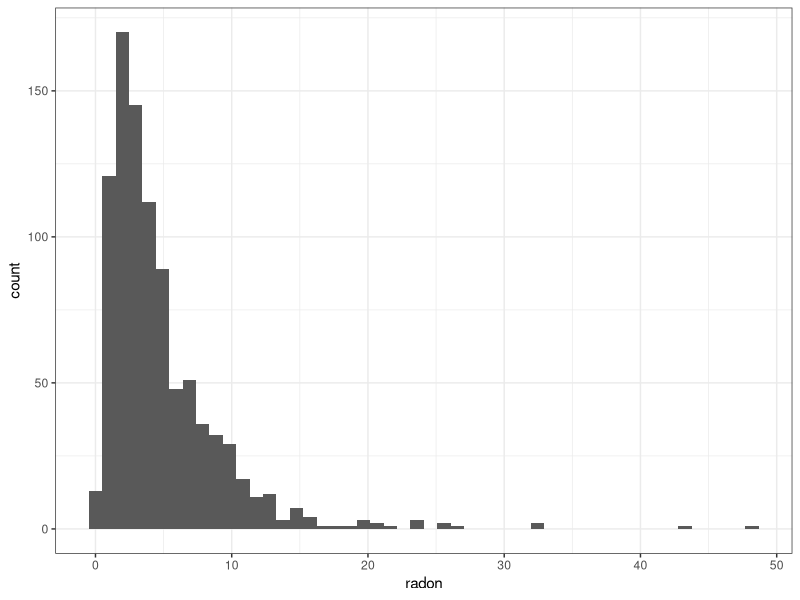
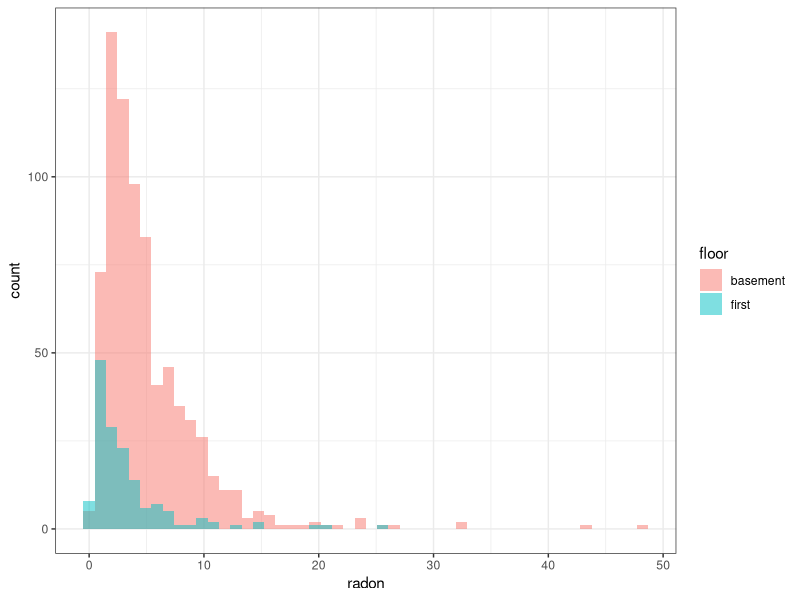
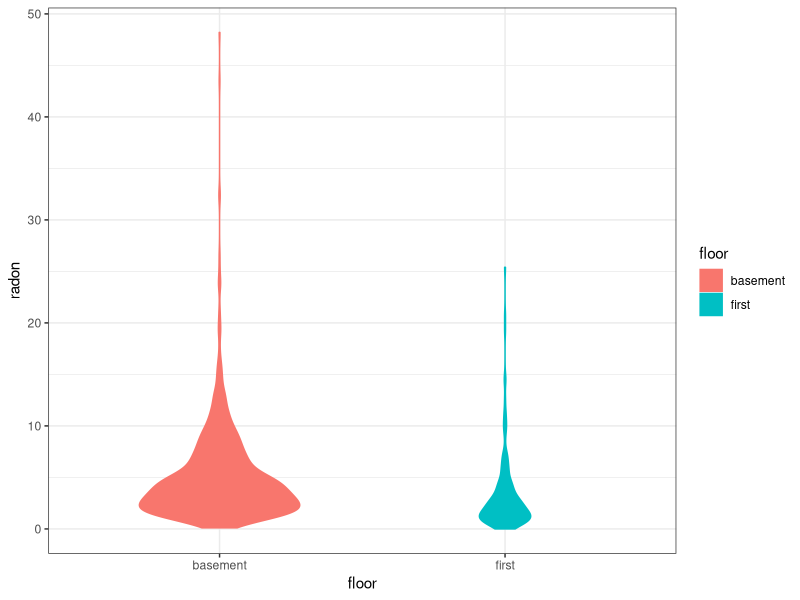
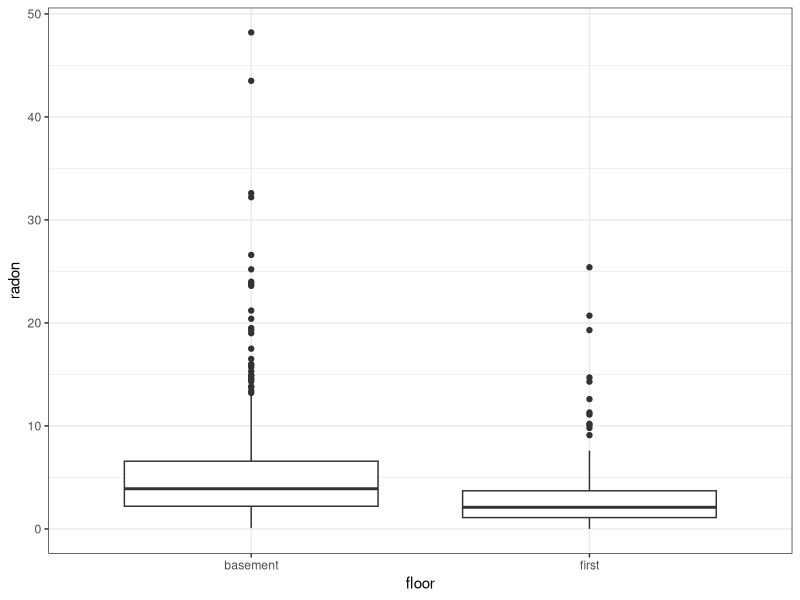
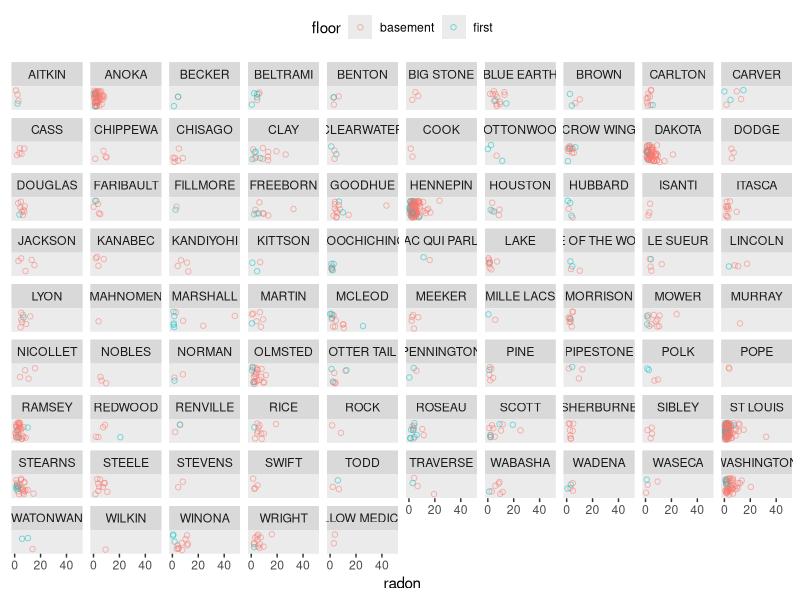
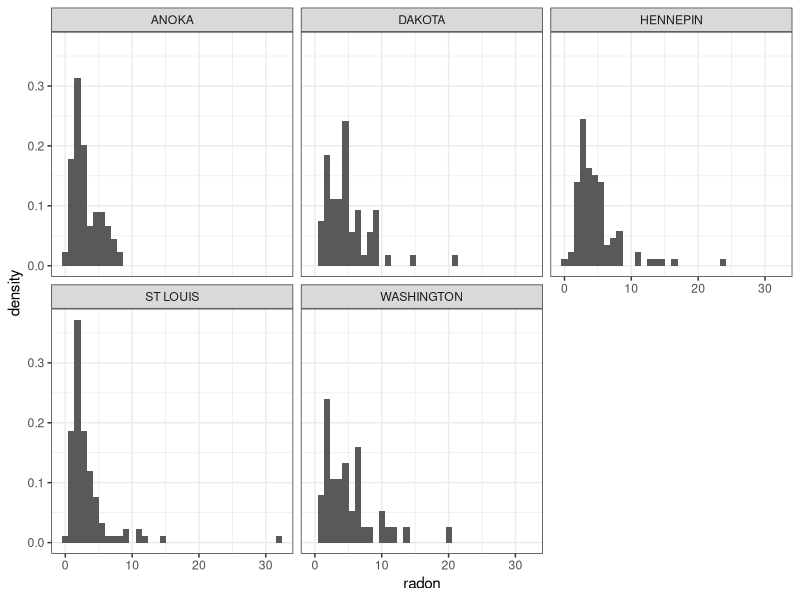
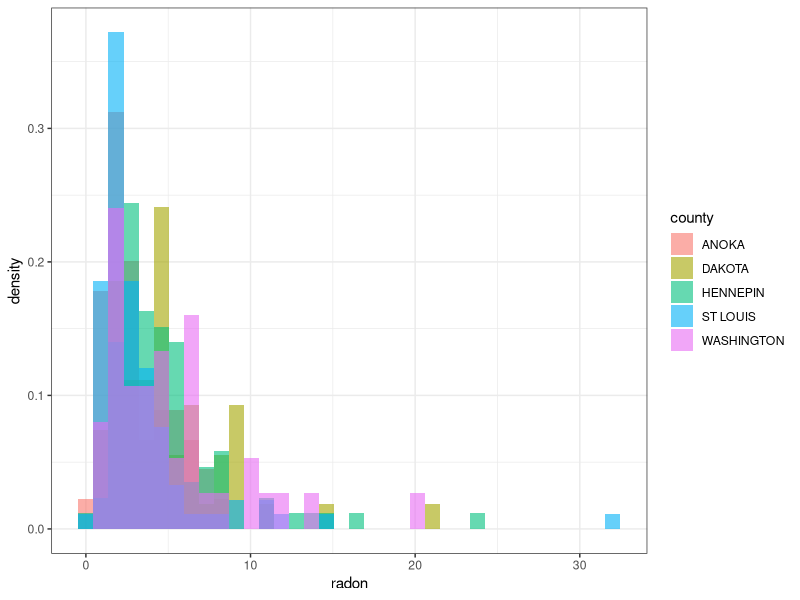
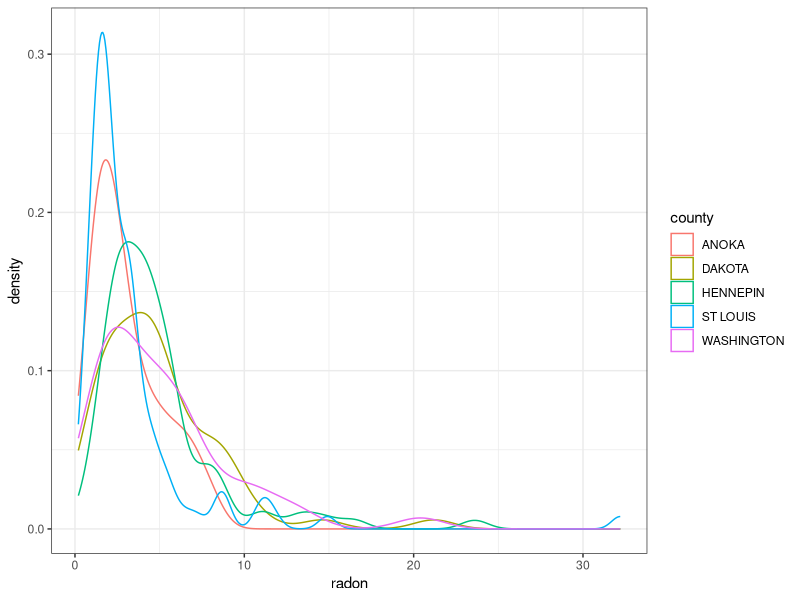

The R source for these figures, in order:
## ---- chunk 1
library(ggplot2)
library(dplyr)
theme_set(theme_bw())
## ---- chunk 2
radon_dat <- read.csv("data/radon_MN.csv")
## ---- chunk 3
head(radon_dat)
for ( c in 1:ncol(radon_dat) ) {
    print(paste("Column name:", names(radon_dat)[c]))
    print(class(radon_dat[,c]))
    print(unique(radon_dat[,c]))
    print(range(radon_dat[,c]))
}
## ---- chunk 4
sum(radon_dat$radon == 0)
radon_dat %>%
    filter(radon==0)
## ---- chunk 5
ggplot(data=radon_dat) +
    geom_histogram(mapping = aes(x=radon), bins=50)
## ---- chunk 6
radon_dat %>% 
    ggplot() +
    geom_histogram(mapping = aes(x=radon, fill=floor), position="identity",
                   bins=50, alpha=0.5)
## ---- chunk 7
radon_dat %>% 
    ggplot +
    geom_violin(mapping = aes(y=radon, x=floor, fill=floor, col=floor), 
                scale="count")
## ---- chunk 8
radon_dat %>%     
    ggplot() +
    geom_boxplot(mapping = aes(y=radon, x=floor)) 
## ---- chunk 9
radon_dat %>%
    mutate(yjit = jitter(0 * radon, amount=0.8)) %>%
    ggplot() +
    geom_point(mapping=aes(x=radon, col=floor, y=yjit), shape=1, alpha=0.5) +
    facet_wrap(facets=vars(county)) +
    scale_x_continuous(breaks=c(0,20,40)) +
    coord_cartesian(xlim=c(0,50), ylim=c(-1,1)) +
    theme_gray() +
    theme(axis.text.y=element_blank(),
          axis.ticks.y=element_blank(),
          axis.title.y=element_blank(),
          panel.grid=element_blank(),
          legend.position="top")
## ---- chunk 10
radon_dat %>%
    group_by(county) %>%
    summarize(sample_size=n()) %>%
    arrange(-sample_size)
## ---- chunk 11
lrgst5cty <- radon_dat %>%
    group_by(county) %>%
    filter(n() > 40, floor == "basement")
## ---- chunk 12
lrgst5cty %>%
    ggplot() +
    geom_histogram(mapping=aes(x=radon, y=stat(density)), bins=36) +
    facet_wrap(facets=vars(county))
## ---- chunk 13
lrgst5cty %>%
    ggplot() +
    geom_histogram(mapping=aes(x=radon ,y=stat(density), fill=county),
                   position="identity", bins=36, alpha=0.6)
## ---- chunk 14
lrgst5cty %>%
    ggplot() +
    geom_density(mapping=aes(x=radon, col=county))
## ---- chunk 15
radon_dat <- mutate(radon_dat, log_radon=log(ifelse(radon==0, 0.1, radon)))
## ---- chunk 16
sm5cty <-
    radon_dat %>%
    group_by(county) %>%
    filter(n() > 40,floor=="basement") %>%
    summarize(mean=mean(log_radon), 
              sd=sd(log_radon), 
              min=min(log_radon), 
              max=max(log_radon))
sm5cty
## ---- chunk 17
norm_df <- NULL
for ( i in 1:5 ) {
    x <- seq(sm5cty$min[i], sm5cty$max[i], length.out = 100)
    y <- dnorm(x, sm5cty$mean[i], sm5cty$sd[i])
    norm_df <- rbind(norm_df, data.frame(x, y, county=sm5cty$county[i]))
}
rm(x, y) #clean up
head(norm_df)
## ---- chunk 18
radon_dat %>%
    group_by(county) %>%
    filter(n() > 40, floor == "basement") %>%
    ggplot() +
    geom_histogram(mapping=aes(x=log_radon, y=stat(density)), bins=25) +
    geom_density(mapping=aes(x=log_radon), col="blue") +
    geom_line(data=norm_df, mapping=aes(x=x, y=y), col="red") +
    facet_wrap(facets=vars(county))
## ---- chunk 19
sm_byfloor <-
    radon_dat %>%
    group_by(floor) %>%
    summarize(mean=mean(log_radon),
              sd=sd(log_radon),
              min=min(log_radon),
              max=max(log_radon))
## ---- chunk 20
norm_df <- NULL
for ( i in 1:2 ) {
    x <- seq(sm_byfloor$min[i], sm_byfloor$max[i], length.out = 100)
    y <- dnorm(x, sm_byfloor$mean[i], sm_byfloor$sd[i])
    norm_df <- rbind(norm_df, data.frame(x, y, floor=sm_byfloor$floor[i]))
}
rm(x, y)
head(norm_df)
## ---- chunk 21
radon_dat %>%
    group_by(floor) %>%
    ggplot() +
    geom_histogram(mapping=aes(x=log_radon, y=stat(density)), bins=25) +
    geom_density(mapping=aes(x=log_radon), col="blue") +
    geom_line(data=norm_df, mapping=aes(x=x, y=y), col="red") +
    facet_wrap(facets=vars(floor))
